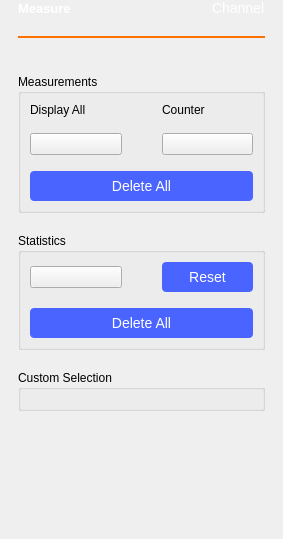
<?xml version="1.0" encoding="UTF-8"?>
<ui version="4.0">
 <class>MeasureSettings</class>
 <widget class="QWidget" name="MeasureSettings">
  <property name="geometry">
   <rect>
    <x>0</x>
    <y>0</y>
    <width>283</width>
    <height>539</height>
   </rect>
  </property>
  <property name="windowTitle">
   <string>Form</string>
  </property>
  <layout class="QVBoxLayout" name="verticalLayout_2">
   <property name="spacing">
    <number>20</number>
   </property>
   <property name="leftMargin">
    <number>18</number>
   </property>
   <property name="topMargin">
    <number>0</number>
   </property>
   <property name="rightMargin">
    <number>18</number>
   </property>
   <property name="bottomMargin">
    <number>20</number>
   </property>
   <item>
    <layout class="QHBoxLayout" name="hLayout_titleBar">
     <property name="spacing">
      <number>0</number>
     </property>
     <item>
      <widget class="QLabel" name="label">
       <property name="styleSheet">
        <string notr="true">QLabel {
  font-weight: bold;
  font-size: 13px;
  color: #ffffff;
}
</string>
       </property>
       <property name="text">
        <string>Measure</string>
       </property>
      </widget>
     </item>
     <item>
      <spacer name="horizontalSpacer">
       <property name="orientation">
        <enum>Qt::Horizontal</enum>
       </property>
       <property name="sizeHint" stdset="0">
        <size>
         <width>40</width>
         <height>0</height>
        </size>
       </property>
      </spacer>
     </item>
     <item>
      <widget class="QLabel" name="lblChanName">
       <property name="styleSheet">
        <string notr="true">QLabel {
  font-weight: normal;
  font-size: 14px;
  color: #ffffff;
}
</string>
       </property>
       <property name="text">
        <string>Channel</string>
       </property>
      </widget>
     </item>
    </layout>
   </item>
   <item>
    <widget class="Line" name="line">
     <property name="sizePolicy">
      <sizepolicy hsizetype="Minimum" vsizetype="Fixed">
       <horstretch>0</horstretch>
       <verstretch>0</verstretch>
      </sizepolicy>
     </property>
     <property name="minimumSize">
      <size>
       <width>0</width>
       <height>2</height>
      </size>
     </property>
     <property name="maximumSize">
      <size>
       <width>16777215</width>
       <height>2</height>
      </size>
     </property>
     <property name="styleSheet">
      <string notr="true">border: 2px solid rgb(255, 114, 0);</string>
     </property>
     <property name="orientation">
      <enum>Qt::Horizontal</enum>
     </property>
    </widget>
   </item>
   <item>
    <spacer name="verticalSpacer_3">
     <property name="orientation">
      <enum>Qt::Vertical</enum>
     </property>
     <property name="sizeType">
      <enum>QSizePolicy::Fixed</enum>
     </property>
     <property name="sizeHint" stdset="0">
      <size>
       <width>0</width>
       <height>16</height>
      </size>
     </property>
    </spacer>
   </item>
   <item>
    <widget class="QGroupBox" name="groupBox">
     <property name="title">
      <string>Measurements</string>
     </property>
     <layout class="QGridLayout" name="gridLayout">
      <property name="horizontalSpacing">
       <number>40</number>
      </property>
      <property name="verticalSpacing">
       <number>16</number>
      </property>
      <item row="0" column="0">
       <widget class="QLabel" name="label_2">
        <property name="text">
         <string>Display All</string>
        </property>
       </widget>
      </item>
      <item row="1" column="0">
       <widget class="adiscope::CustomSwitch" name="button_measDisplayAll">
        <property name="checkable">
         <bool>true</bool>
        </property>
        <property name="checked">
         <bool>false</bool>
        </property>
       </widget>
      </item>
      <item row="1" column="1">
       <widget class="adiscope::CustomSwitch" name="button_Counter">
        <property name="checkable">
         <bool>true</bool>
        </property>
       </widget>
      </item>
      <item row="0" column="1">
       <widget class="QLabel" name="label_3">
        <property name="text">
         <string>Counter</string>
        </property>
       </widget>
      </item>
      <item row="2" column="0" colspan="2">
       <widget class="QPushButton" name="button_measDeleteAll">
        <property name="minimumSize">
         <size>
          <width>0</width>
          <height>30</height>
         </size>
        </property>
        <property name="styleSheet">
         <string notr="true">QPushButton {
  border: 0px;
  border-radius: 4px;

  background-color: #4a64ff;
  color: #ffffff;

  font-size: 14px;
}

QPushButton:pressed {
  background-color: #2a44df;
}

QPushButton:disabled {
  background-color:  #727273;
}</string>
        </property>
        <property name="text">
         <string>Delete All</string>
        </property>
        <property name="checkable">
         <bool>true</bool>
        </property>
       </widget>
      </item>
     </layout>
    </widget>
   </item>
   <item>
    <widget class="QGroupBox" name="groupBox_2">
     <property name="title">
      <string>Statistics</string>
     </property>
     <layout class="QGridLayout" name="gridLayout_2">
      <property name="horizontalSpacing">
       <number>40</number>
      </property>
      <property name="verticalSpacing">
       <number>16</number>
      </property>
      <item row="0" column="1">
       <widget class="QPushButton" name="button_StatisticsReset">
        <property name="minimumSize">
         <size>
          <width>0</width>
          <height>30</height>
         </size>
        </property>
        <property name="styleSheet">
         <string notr="true">QPushButton {
  border: 0px;
  border-radius: 4px;

  background-color: #4a64ff;
  color: #ffffff;

  font-size: 14px;
}

QPushButton:pressed {
  background-color: #2a44df;
}</string>
        </property>
        <property name="text">
         <string>Reset</string>
        </property>
        <property name="checkable">
         <bool>false</bool>
        </property>
       </widget>
      </item>
      <item row="0" column="0">
       <widget class="adiscope::CustomSwitch" name="button_StatisticsEn">
        <property name="checkable">
         <bool>true</bool>
        </property>
       </widget>
      </item>
      <item row="1" column="0" colspan="2">
       <widget class="QPushButton" name="button_statsDeleteAll">
        <property name="minimumSize">
         <size>
          <width>0</width>
          <height>30</height>
         </size>
        </property>
        <property name="styleSheet">
         <string notr="true">QPushButton {
  border: 0px;
  border-radius: 4px;

  background-color: #4a64ff;
  color: #ffffff;

  font-size: 14px;
}

QPushButton:pressed {
  background-color: #2a44df;
}

QPushButton:disabled {
  background-color:  #727273;
}</string>
        </property>
        <property name="text">
         <string>Delete All</string>
        </property>
        <property name="checkable">
         <bool>true</bool>
        </property>
       </widget>
      </item>
     </layout>
    </widget>
   </item>
   <item>
    <widget class="QGroupBox" name="groupBox_3">
     <property name="title">
      <string>Custom Selection</string>
     </property>
     <layout class="QVBoxLayout" name="verticalLayout_3">
      <property name="spacing">
       <number>24</number>
      </property>
      <item>
       <layout class="QHBoxLayout" name="hLayout_hMeasurements">
        <property name="spacing">
         <number>0</number>
        </property>
        <property name="topMargin">
         <number>0</number>
        </property>
       </layout>
      </item>
      <item>
       <layout class="QHBoxLayout" name="hLayout_vMeasurements">
        <property name="spacing">
         <number>0</number>
        </property>
       </layout>
      </item>
     </layout>
    </widget>
   </item>
   <item>
    <spacer name="verticalSpacer">
     <property name="orientation">
      <enum>Qt::Vertical</enum>
     </property>
     <property name="sizeHint" stdset="0">
      <size>
       <width>0</width>
       <height>0</height>
      </size>
     </property>
    </spacer>
   </item>
  </layout>
 </widget>
 <customwidgets>
  <customwidget>
   <class>adiscope::CustomSwitch</class>
   <extends>QPushButton</extends>
   <header>customSwitch.hpp</header>
  </customwidget>
 </customwidgets>
 <resources/>
 <connections/>
</ui>
